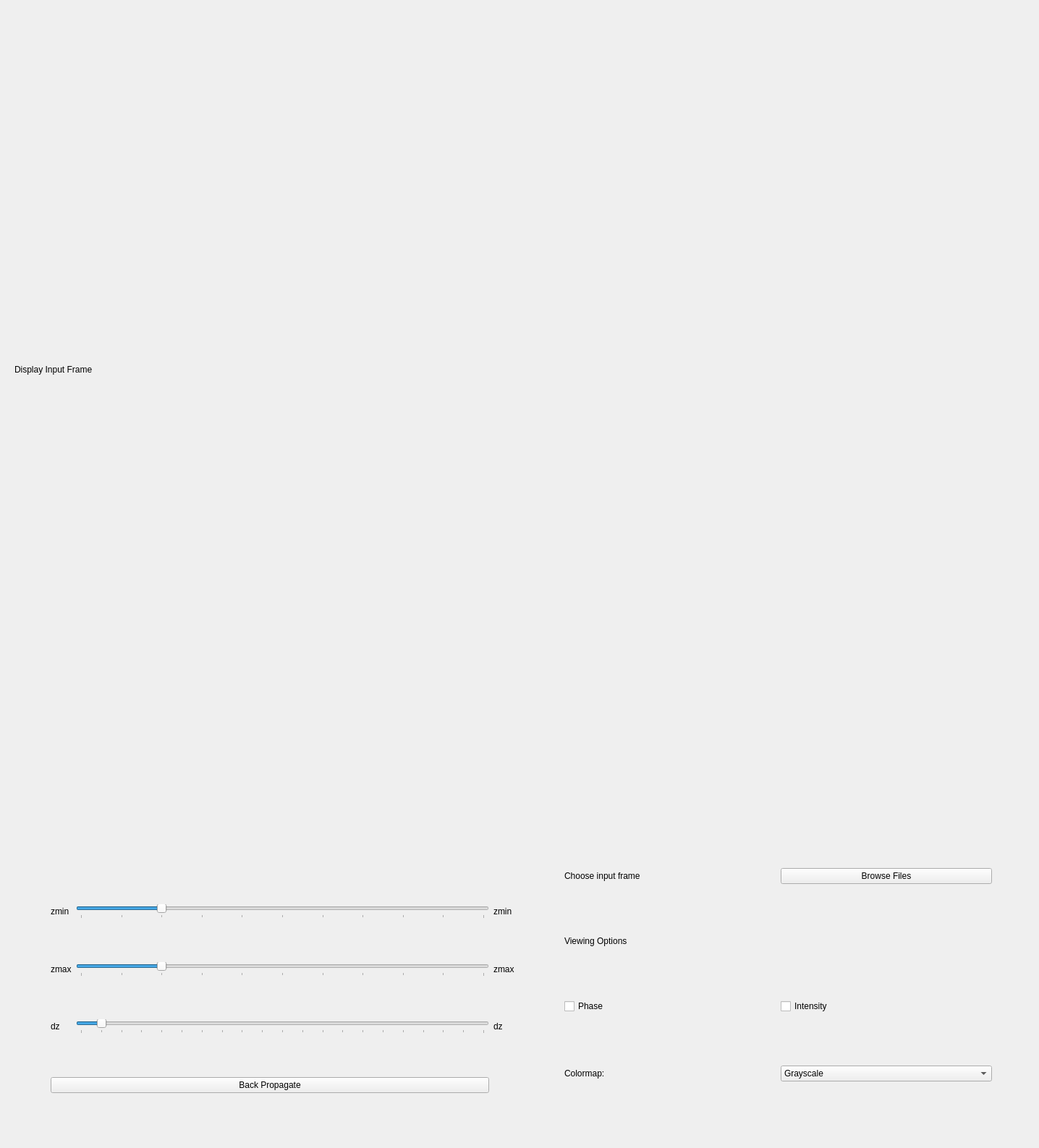
<?xml version="1.0" encoding="UTF-8"?>
<ui version="4.0">
 <class>RayleighSommerfeldForm</class>
 <widget class="QWidget" name="RayleighSommerfeldForm">
  <property name="geometry">
   <rect>
    <x>0</x>
    <y>0</y>
    <width>1436</width>
    <height>1587</height>
   </rect>
  </property>
  <property name="windowTitle">
   <string>Form</string>
  </property>
  <widget class="QWidget" name="layoutWidget">
   <property name="geometry">
    <rect>
     <x>70</x>
     <y>1250</y>
     <width>641</width>
     <height>261</height>
    </rect>
   </property>
   <layout class="QGridLayout" name="gridLayout">
    <item row="0" column="2">
     <widget class="QLabel" name="zmin_label">
      <property name="enabled">
       <bool>true</bool>
      </property>
      <property name="text">
       <string>zmin</string>
      </property>
     </widget>
    </item>
    <item row="4" column="0">
     <widget class="QLabel" name="label_3">
      <property name="text">
       <string>dz</string>
      </property>
     </widget>
    </item>
    <item row="2" column="2">
     <widget class="QLabel" name="zmax_label">
      <property name="text">
       <string>zmax</string>
      </property>
     </widget>
    </item>
    <item row="2" column="0">
     <widget class="QLabel" name="label_2">
      <property name="text">
       <string>zmax</string>
      </property>
     </widget>
    </item>
    <item row="0" column="0">
     <widget class="QLabel" name="label">
      <property name="text">
       <string>zmin</string>
      </property>
     </widget>
    </item>
    <item row="4" column="2">
     <widget class="QLabel" name="dz_label">
      <property name="text">
       <string>dz</string>
      </property>
     </widget>
    </item>
    <item row="0" column="1">
     <widget class="QSlider" name="zmin_slider">
      <property name="maximum">
       <number>1000</number>
      </property>
      <property name="pageStep">
       <number>10</number>
      </property>
      <property name="value">
       <number>200</number>
      </property>
      <property name="orientation">
       <enum>Qt::Horizontal</enum>
      </property>
      <property name="tickPosition">
       <enum>QSlider::TicksBelow</enum>
      </property>
      <property name="tickInterval">
       <number>100</number>
      </property>
     </widget>
    </item>
    <item row="3" column="1">
     <spacer name="verticalSpacer_3">
      <property name="orientation">
       <enum>Qt::Vertical</enum>
      </property>
      <property name="sizeHint" stdset="0">
       <size>
        <width>20</width>
        <height>40</height>
       </size>
      </property>
     </spacer>
    </item>
    <item row="6" column="0" colspan="2">
     <widget class="QPushButton" name="pushButton">
      <property name="text">
       <string>Back Propagate</string>
      </property>
     </widget>
    </item>
    <item row="1" column="1">
     <spacer name="verticalSpacer_2">
      <property name="orientation">
       <enum>Qt::Vertical</enum>
      </property>
      <property name="sizeHint" stdset="0">
       <size>
        <width>20</width>
        <height>40</height>
       </size>
      </property>
     </spacer>
    </item>
    <item row="2" column="1">
     <widget class="QSlider" name="zmax_slider">
      <property name="maximum">
       <number>1000</number>
      </property>
      <property name="pageStep">
       <number>10</number>
      </property>
      <property name="value">
       <number>200</number>
      </property>
      <property name="orientation">
       <enum>Qt::Horizontal</enum>
      </property>
      <property name="tickPosition">
       <enum>QSlider::TicksBelow</enum>
      </property>
      <property name="tickInterval">
       <number>100</number>
      </property>
     </widget>
    </item>
    <item row="4" column="1">
     <widget class="QSlider" name="dz_slider">
      <property name="maximum">
       <number>20</number>
      </property>
      <property name="pageStep">
       <number>20</number>
      </property>
      <property name="value">
       <number>1</number>
      </property>
      <property name="orientation">
       <enum>Qt::Horizontal</enum>
      </property>
      <property name="tickPosition">
       <enum>QSlider::TicksBelow</enum>
      </property>
      <property name="tickInterval">
       <number>1</number>
      </property>
     </widget>
    </item>
    <item row="5" column="1">
     <spacer name="verticalSpacer_4">
      <property name="orientation">
       <enum>Qt::Vertical</enum>
      </property>
      <property name="sizeHint" stdset="0">
       <size>
        <width>20</width>
        <height>40</height>
       </size>
      </property>
     </spacer>
    </item>
   </layout>
  </widget>
  <widget class="QWidget" name="layoutWidget">
   <property name="geometry">
    <rect>
     <x>780</x>
     <y>1200</y>
     <width>591</width>
     <height>361</height>
    </rect>
   </property>
   <layout class="QGridLayout" name="gridLayout_2">
    <item row="3" column="0">
     <spacer name="verticalSpacer">
      <property name="orientation">
       <enum>Qt::Vertical</enum>
      </property>
      <property name="sizeHint" stdset="0">
       <size>
        <width>20</width>
        <height>40</height>
       </size>
      </property>
     </spacer>
    </item>
    <item row="7" column="1">
     <widget class="QComboBox" name="comboBox">
      <property name="maxCount">
       <number>20</number>
      </property>
      <item>
       <property name="text">
        <string>Grayscale</string>
       </property>
      </item>
      <item>
       <property name="text">
        <string>Autum</string>
       </property>
      </item>
      <item>
       <property name="text">
        <string>Coolwarm</string>
       </property>
      </item>
      <item>
       <property name="text">
        <string>Hot</string>
       </property>
      </item>
      <item>
       <property name="text">
        <string>Jet</string>
       </property>
      </item>
      <item>
       <property name="text">
        <string>Magma</string>
       </property>
      </item>
      <item>
       <property name="text">
        <string>Summer</string>
       </property>
      </item>
      <item>
       <property name="text">
        <string>Viridis</string>
       </property>
      </item>
      <item>
       <property name="text">
        <string>Winter</string>
       </property>
      </item>
     </widget>
    </item>
    <item row="0" column="0">
     <widget class="QLabel" name="label_6">
      <property name="text">
       <string>Choose input frame</string>
      </property>
     </widget>
    </item>
    <item row="2" column="0" colspan="2">
     <widget class="QLabel" name="label_4">
      <property name="text">
       <string>Viewing Options</string>
      </property>
     </widget>
    </item>
    <item row="8" column="0">
     <spacer name="verticalSpacer_6">
      <property name="orientation">
       <enum>Qt::Vertical</enum>
      </property>
      <property name="sizeHint" stdset="0">
       <size>
        <width>20</width>
        <height>40</height>
       </size>
      </property>
     </spacer>
    </item>
    <item row="0" column="1">
     <widget class="QPushButton" name="openImage">
      <property name="text">
       <string>Browse Files</string>
      </property>
     </widget>
    </item>
    <item row="6" column="0">
     <spacer name="verticalSpacer_5">
      <property name="orientation">
       <enum>Qt::Vertical</enum>
      </property>
      <property name="sizeHint" stdset="0">
       <size>
        <width>20</width>
        <height>40</height>
       </size>
      </property>
     </spacer>
    </item>
    <item row="5" column="0">
     <widget class="QCheckBox" name="checkBox">
      <property name="text">
       <string>Phase</string>
      </property>
     </widget>
    </item>
    <item row="1" column="0">
     <spacer name="verticalSpacer_7">
      <property name="orientation">
       <enum>Qt::Vertical</enum>
      </property>
      <property name="sizeHint" stdset="0">
       <size>
        <width>20</width>
        <height>40</height>
       </size>
      </property>
     </spacer>
    </item>
    <item row="7" column="0">
     <widget class="QLabel" name="label_5">
      <property name="text">
       <string>Colormap:</string>
      </property>
     </widget>
    </item>
    <item row="5" column="1">
     <widget class="QCheckBox" name="checkBox_2">
      <property name="text">
       <string>Intensity</string>
      </property>
     </widget>
    </item>
   </layout>
  </widget>
  <widget class="QLabel" name="labelImage">
   <property name="geometry">
    <rect>
     <x>20</x>
     <y>0</y>
     <width>1281</width>
     <height>1021</height>
    </rect>
   </property>
   <property name="text">
    <string>Display Input Frame</string>
   </property>
  </widget>
 </widget>
 <resources/>
 <connections>
  <connection>
   <sender>zmin_slider</sender>
   <signal>valueChanged(int)</signal>
   <receiver>zmin_label</receiver>
   <slot>setNum(int)</slot>
   <hints>
    <hint type="sourcelabel">
     <x>374</x>
     <y>83</y>
    </hint>
    <hint type="destinationlabel">
     <x>450</x>
     <y>83</y>
    </hint>
   </hints>
  </connection>
  <connection>
   <sender>zmax_slider</sender>
   <signal>valueChanged(int)</signal>
   <receiver>zmax_label</receiver>
   <slot>setNum(int)</slot>
   <hints>
    <hint type="sourcelabel">
     <x>119</x>
     <y>282</y>
    </hint>
    <hint type="destinationlabel">
     <x>216</x>
     <y>282</y>
    </hint>
   </hints>
  </connection>
  <connection>
   <sender>dz_slider</sender>
   <signal>valueChanged(int)</signal>
   <receiver>dz_label</receiver>
   <slot>setNum(int)</slot>
   <hints>
    <hint type="sourcelabel">
     <x>119</x>
     <y>311</y>
    </hint>
    <hint type="destinationlabel">
     <x>216</x>
     <y>311</y>
    </hint>
   </hints>
  </connection>
 </connections>
</ui>
